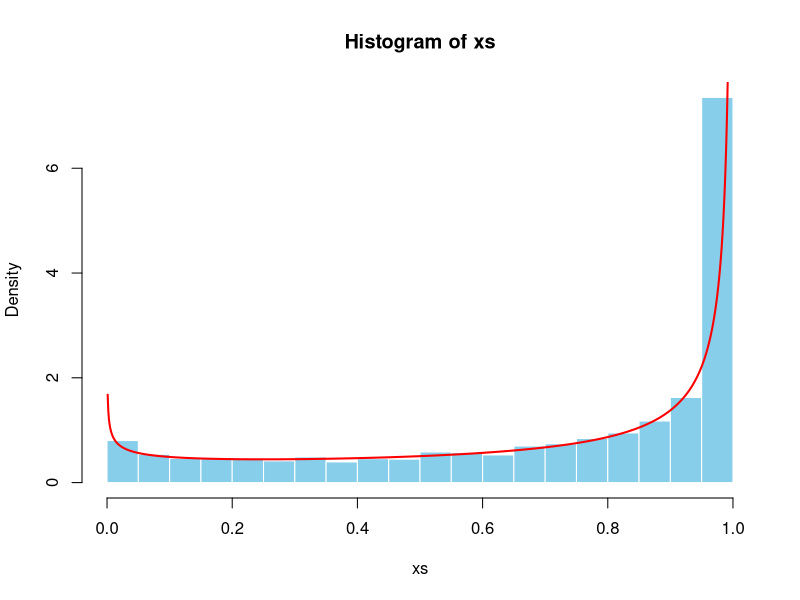
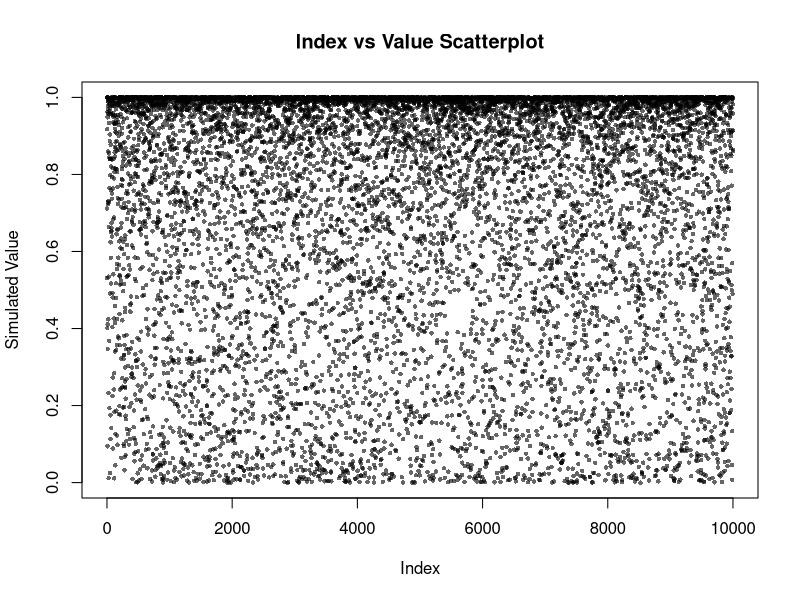
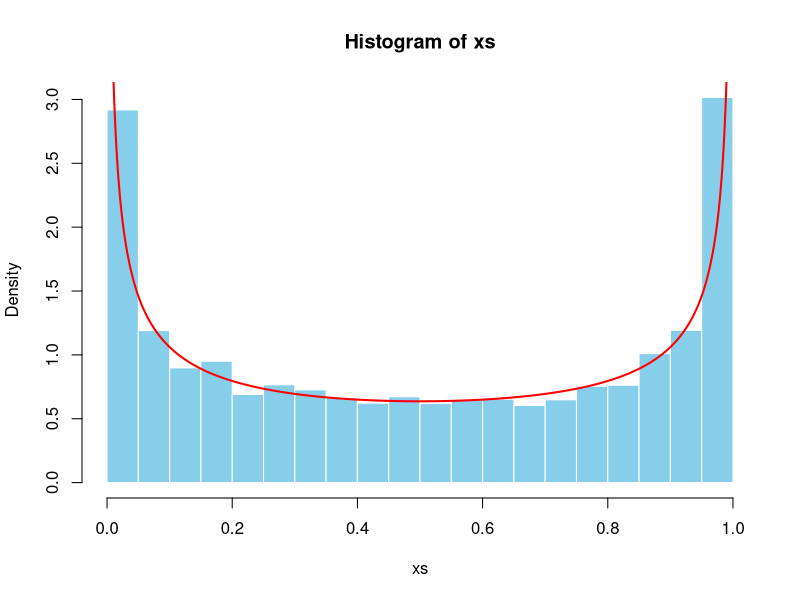
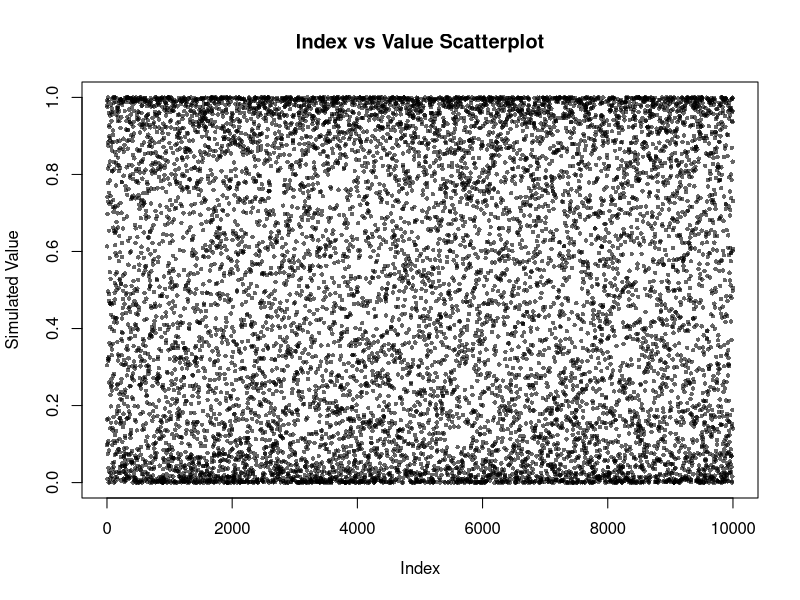

These charts were generated, in order, by the following R code:
## ---- chunk 1
knitr::opts_chunk$set(
  collapse = TRUE,
  comment = "#>"
)
knitr::opts_chunk$set(fig.width=7, fig.height=6)


## ---- chunk 2
library(kableExtra)
#' Kumaraswamy distribution simulation through inverse transformation
#' @param n sets the number of samples to be generated.
#' @param a sets the first parameter of the distribution.
#' @param b sets the other parameter of the distribution.
#' @return An nx1 matrix of the values to simulate the Kumaraswamy distribution.
#' @examples 
#' set.seed(1)
#' n <- 50000
#' a <- 0.5
#' b <- 0.5
#' xs <- is_kumaraswamy(n, a, b)
#' head(xs)
#' @importFrom runif
#' @export
is_kumaraswamy <- function(n, a, b) {
  u <- runif(n)
  x <- (1 - (1 - u)^(1/b))^(1/a)
  return(x)
}

#' Arcsine distribution simulation through inverse transformation
#' @param n sets the numbers of samples to be generated.
#' @return  An nx1 matrix of the values to simulate the arcsine distribution.
#' @examples 
#' set.seed(1)
#' n <- 50000
#' xs <- is_arcsine(n)
#' head(xs)
#' @importFrom runif
#' @export
is_arcsine <- function(n) {
  u <- runif(n)
  x <- sin(pi * u / 2)^2
  return(x)
}

#' Create a histogram with the inputted values
#' @description Create a histogram with an optional line to represent the theoretical pdf of the Kumaraswamy distribution or the arcsine distribution.
#' @param xs a vector of simulated values.
#' @param draw_lines draws a line to represent the pdf of the chosen distribution, TRUE by default.
#' @param dist optional - sets the distribution being simulated to generate its actual pdf, accepts "kumaraswamy" and "arcsine".
#' @param a optional - sets the first parameter of the Kumaraswamy distribution.
#' @param b optional - sets the other parameter of the Kumaraswamy distribution.
#' @param plot_color sets the color of the bars of the histogram.
#' @param plot_border sets the color of the borders of the bars.
#' @param line_color sets the color of the pdf line.
#' @param line_width sets the width of the line.
#' @examples 
#' set.seed(1)
#' n <- 50000
#' a <- 0.5
#' b <- 0.5
#' xs <- is_kumaraswamy(n, a, b)
#' draw_histogram(xs, dist="kumaraswamy", a=a, b=b)
#' @export
draw_histogram <- function(xs, draw_lines=TRUE, dist, a=0, b=0, 
               plot_color="skyblue", plot_border="white",
               line_color="red", line_width=2){
  #draws the histogram of values taken from the dataset
  hist(xs, prob = TRUE, col = plot_color, border = plot_border)
  #draws the pdf line of the distribution (if enabled)
  if (draw_lines) {
    y <- seq(0.001, 0.999, length.out = 1000)
    if (dist == "kumaraswamy"){
      lines(y, a*b*y^(a-1)*(1-y^a)^(b-1), col = line_color, lwd = line_width)
    } else if (dist == "arcsine"){
      lines(y, 1/(pi*sqrt(y*(1-y))), col = line_color, lwd = line_width)
    }
  }
}

#' Helper function generating moments of the Kumaraswamy distribution
#' @param n sets the nth moment of the distribution.
#' @param a sets the first parameter of the distribution.
#' @param b sets the other parameter of the distribution.
#' @return the nth moment of Kumaraswamy(a, b)
#' @export
kumaraswamy_moment <- function(n, a, b){
  return(b*beta(1+n/a, b))
}

#' Draw a table of statistics for comparison
#' @description Create a table comparing the simulated statistics with the theoretical statistics.
#' @param xs a vector of simulated values.
#' @param dist sets the distribution being simulated to generate its theoretical values, accepts "kumaraswamy" and "arcsine".
#' @param a optional - sets the first parameter of the Kumaraswamy distribution.
#' @param b optional - sets the other parameter of the Kumaraswamy distribution.
#' @examples
#' set.seed(1)
#' n <- 50000
#' a <- 0.5
#' b <- 0.5
#' xs <- is_kumaraswamy(n, a, b)
#' draw_table(xs, "kumaraswamy", a, b)
#' @importFrom kableExtra
#' @export
draw_table <- function(xs, dist, a=0, b=0){
  if (dist == "kumaraswamy"){
    theoretical_stats <- c(kumaraswamy_moment(1, a, b), 
                           kumaraswamy_moment(2, a, b) - 
                             kumaraswamy_moment(1, a, b)^2)
  }
  else if (dist == "arcsine"){
    theoretical_stats <- c(1/2, 1/8)
  }
  dt <- data.frame(Simulated=c(mean(xs), sd(xs)^2),
                   Theoretical=theoretical_stats,
                   row.names = c("Mean", "Variance"))
  dt %>%
    kbl() %>%
    kable_material(c("striped", "hover"))
}

#' Create a scatterplot with the inputted values
#' @description Create a scatterplot to display the values in a vector. Can be used for the simulated values of Kumaraswamy distribution or the arcsine distribution.
#' @param xs a vector of simulated values.
#' @param point_color sets the color of the data points on the scatterplot.
#' @param point_size sets the size of the data points on the scatterplot.
#' @param alpha sets the transparency (alpha) of the data points on the scatterplot.
#' @examples 
#' set.seed(1)
#' n <- 50000
#' a <- 0.5
#' b <- 0.5
#' xs <- is_kumaraswamy(n, a, b)
#' draw_index_scatter(xs, point_color="black", point_size=0.6, alpha=0.6)
#' @export
draw_index_scatter <- function(xs, point_color="black", point_size=0.6, alpha=0.6) {
  n <- length(xs)
  plot(1:n, xs, col = adjustcolor(point_color, alpha.f = alpha), pch = 16, 
       cex = point_size, xlab = "Index", ylab = "Simulated Value",
       main = "Index vs Value Scatterplot")
}
## ---- chunk 3
set.seed(1)
n <- 10000
a <- 0.7
b <- 0.3
xs <- is_kumaraswamy(n, a, b)
draw_histogram(xs, dist="kumaraswamy", a=a, b=b)

draw_index_scatter(xs)

draw_table(xs, "kumaraswamy", a, b)
## ---- chunk 4
set.seed(1)
n <- 10000
xs <- is_arcsine(n)
draw_histogram(xs, dist="arcsine")

draw_index_scatter(xs)

draw_table(xs, "arcsine")
